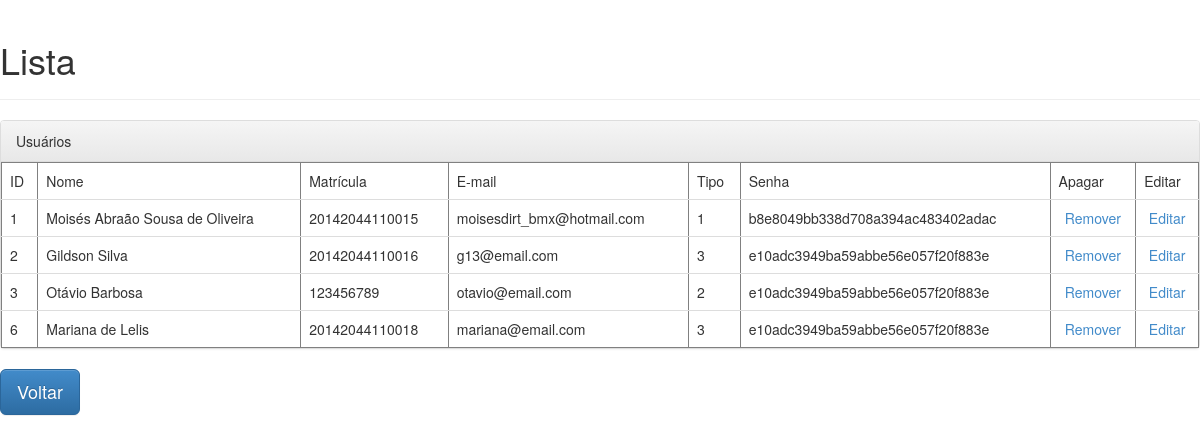
The app's page /lista, older data.
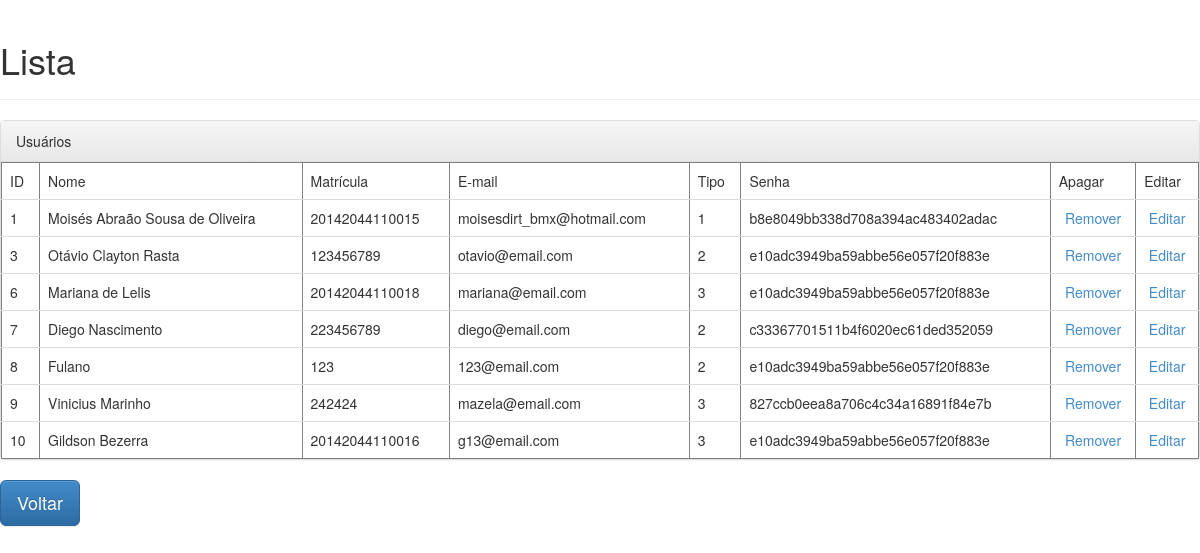
The same page, newer data.
### projeto/models.py (models this page shows, shortened)
class Usuario(db.Model):
	__tablename__ = 'usuario'
	_id = db.Column(db.Integer, primary_key=True, autoincrement=True)
	usuario = db.Column(db.String(50), unique=True)
	matricula = db.Column(db.String, unique=True)
	email = db.Column(db.String, unique=True)
	senha = db.Column(db.String(32))
	role = db.Column(db.Integer)
	ativo = db.Column(db.Boolean)

### projeto/views/home.py (the view)
@home.route("/lista")
def lista():
	usuarios = Usuario.query.all()
	return render_template("home/lista.html", usuarios=usuarios)

### projeto/templates/home/lista.html (shortened to what this page needs)
<!DOCTYPE html>
<html>
	<head>
		<link rel="stylesheet" href="static/css/bootstrap.min.css">
		<link rel="stylesheet" href="static/css/bootstrap-theme.min.css">
	<body>
		<div class="page-header">
			<h1>Lista</h1>
		</div>
    <div class="panel panel-default">
      <div class="panel-heading">Usuários</div>
        <table class="table" border="1">
          <tr>
          <td>ID</td>
          <td>Nome</td>
          <td>Matrícula</td>
          <td>E-mail</td>
          <td>Tipo</td>
          <td>Senha</td>
          <td>Apagar</td>
          <td>Editar</td>
        </tr>
        {% for usuario in usuarios %}
          <tr>
            <td>{{ usuario._id }}</td>
            <td>{{ usuario.usuario }}</td>
            <td>{{ usuario.matricula }}</td>
            <td>{{ usuario.email }}</td>
            <td>{{ usuario.role }}</td>
            <td>{{ usuario.senha}}</td>
            <td><center><a href="#}">Remover</a></center></td>
             <td><center><a href="#">Editar</a></center></td>
          </tr>
        {% endfor %}
        </table>
      </div>
		<a class="btn btn-primary btn-lg" href="{{ url_for('home.login') }}" role="button">Voltar</a>
	</body>
</html>

Row changes from the older to the newer data that the page shows:
removed Usuario: _id "2", usuario "Gildson Silva", matricula "20142044110016", email "g13@email.com", role "3", senha "e10adc3949ba59abbe56e057f20f883e"
changed Usuario "otavio@email.com": usuario "Otávio Barbosa" → "Otávio Clayton Rasta"
added Usuario: _id "7", usuario "Diego Nascimento", matricula "223456789", email "diego@email.com", role "2", senha "c33367701511b4f6020ec61ded352059"
added Usuario: _id "8", usuario "Fulano", matricula "123", email "123@email.com", role "2", senha "e10adc3949ba59abbe56e057f20f883e"
added Usuario: _id "9", usuario "Vinicius Marinho", matricula "242424", email "mazela@email.com", role "3", senha "827ccb0eea8a706c4c34a16891f84e7b"
added Usuario: _id "10", usuario "Gildson Bezerra", matricula "20142044110016", email "g13@email.com", role "3", senha "e10adc3949ba59abbe56e057f20f883e"
